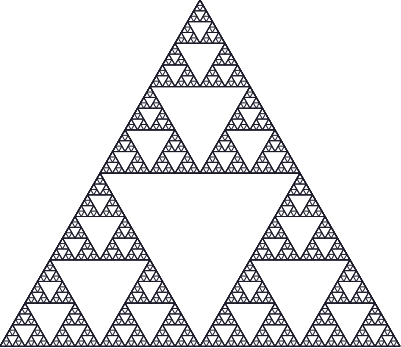

The script that saved this image:
from Turtle import Turtle
import math

turtle = Turtle('c_sierpinsky')

def sierpinsky(dist, level):
    if level == 0:
        for a in [1,2,3]:
            turtle.forward(dist)
            turtle.left(120)
    else:
        sierpinsky(dist / 2, level - 1)
        turtle.forward(dist/2)

        sierpinsky(dist / 2, level - 1)
        for d in [dist/2, dist, dist/2]:
            turtle.forward(d)
            turtle.left(120)

        sierpinsky(dist / 2, level - 1)
        turtle.right(120)
        turtle.forward(dist/2)
        turtle.left(120)

turtle.left(90)
sierpinsky(400, 6)

turtle.save()
